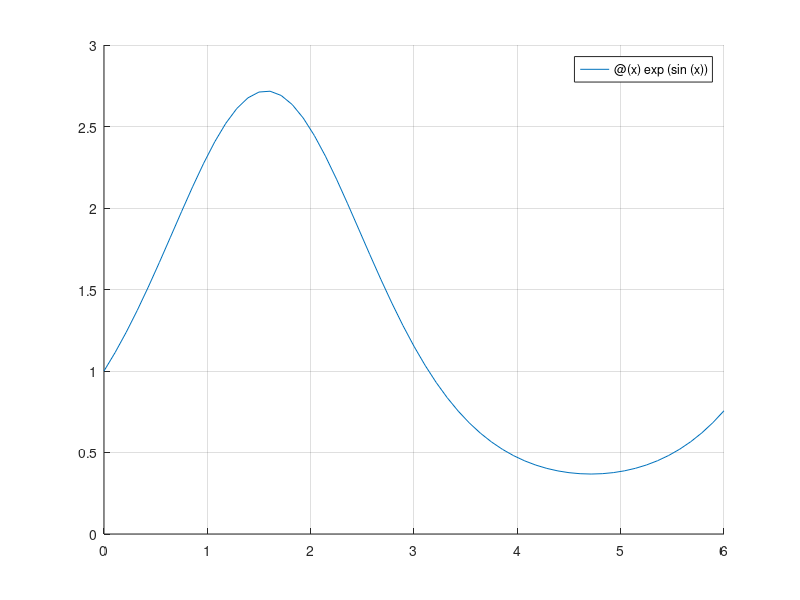

MATLAB code to generate this figure: (Note: this script raises an error after producing the figure.)
function lab4p3
  clf;hold on;grid on;
  f=@(x) exp(sin(x));
  points=linspace(0,6,13);
  fplot(f,[0 6]);
  interpPoints=[1.22, 2.16, 3.49, 4.32, 5.43];
  interpValues=arrayfun(f, points);
  lVals=newtonInterp(points,interpValues,interpPoints);
  A = [points interpPoints];
  B = [interpValues lVals];
  [A, index] = sort(A);
  B = B(index);
  plot(A, B);
endfunction
